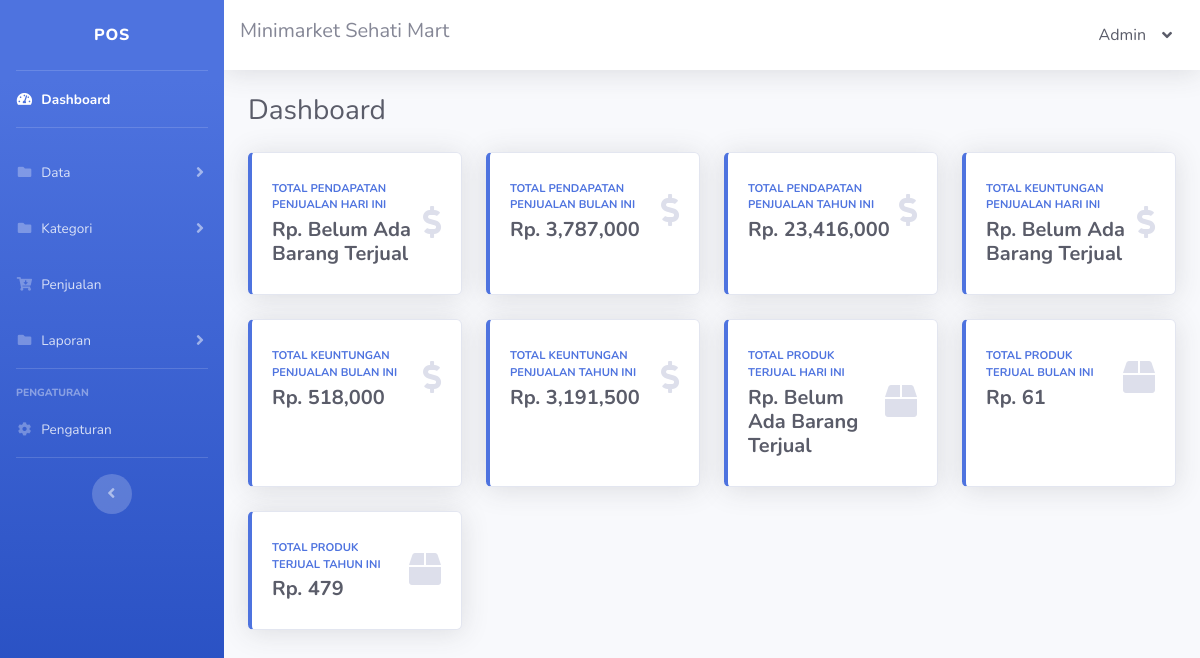
The app's page /index.php (signed in) with its own data.
### tables this page shows
CREATE TABLE `tbl_pengaturan` (
  `pengaturan_id` int NOT NULL,
  `pengaturan_nama_sidebar` text NOT NULL,
  `pengaturan_nama_navbar` text NOT NULL,
  `pengaturan_alamat` text NOT NULL,
  `pengaturan_no_hp` varchar(15) NOT NULL
);

CREATE TABLE `tbl_pengguna` (
  `pengguna_id` int NOT NULL,
  `pengguna_nama` text NOT NULL,
  `username` varchar(30) NOT NULL,
  `password` varchar(30) NOT NULL,
  `pengguna_pilihan` varchar(30) NOT NULL
);

### index.php (the view, shortened to what this page needs)
<!DOCTYPE html>
<html lang="en">
<?php
include 'config.php';
$pengaturan = mysqli_query($config, "SELECT * FROM tbl_pengaturan");
$pengaturanData = mysqli_fetch_assoc($pengaturan);
$pengguna = mysqli_query($config, "SELECT * FROM tbl_pengguna WHERE pengguna_id='" . mysqli_real_escape_string($config, $_SESSION['pengguna_id']) . "'");
$penggunaData = mysqli_fetch_assoc($pengguna);
?>
<head>
    <link href="vendor/fontawesome-free/css/all.min.css" rel="stylesheet" type="text/css">
    <link href="css/sb-admin-2.min.css" rel="stylesheet">
</head>
<body id="page-top">
    <div id="wrapper">
        <ul class="navbar-nav bg-gradient-primary sidebar sidebar-dark accordion" id="accordionSidebar">
            <a class="sidebar-brand d-flex align-items-center justify-content-center" href="index.html">
                <div class="sidebar-brand-text mx-3"><?= htmlspecialchars($pengaturanData['pengaturan_nama_sidebar']) ?></div>
            </a>
            <hr class="sidebar-divider my-0">
            <li class="nav-item active">
                <a class="nav-link" href="index.php">
                    <i class="fas fa-fw fa-tachometer-alt"></i>
                    <span>Dashboard</span></a>
            </li>
            <hr class="sidebar-divider">
            <li class="nav-item">
                <a class="nav-link collapsed" href="#" data-toggle="collapse" data-target="#collapseTwo" aria-expanded="true" aria-controls="collapseTwo">
                    <i class="fas fa-fw fa-folder"></i>
                    <span>Data</span>
                </a>
            </li>
            <li class="nav-item">
                <a class="nav-link collapsed" href="#" data-toggle="collapse" data-target="#collapseThree" aria-expanded="true" aria-controls="collapseThree">
                    <i class="fas fa-fw fa-folder"></i>
                    <span>Kategori</span>
                </a>
            </li>
            <li class="nav-item">
                <a class="nav-link" href="penjualan.php">
                    <i class="fas fa-fw fa-cart-arrow-down"></i>
                    <span>Penjualan</span></a>
            </li>
            <li class="nav-item">
                <a class="nav-link collapsed" href="#" data-toggle="collapse" data-target="#collapseFour" aria-expanded="true" aria-controls="collapseFour">
                    <i class="fas fa-fw fa-folder"></i>
                    <span>Laporan</span>
                </a>
            </li>
            <hr class="sidebar-divider">
            <div class="sidebar-heading">Pengaturan</div>
            <li class="nav-item">
                <a class="nav-link" href="pengaturan.php">
                    <i class="fas fa-fw fa-cog"></i>
                    <span>Pengaturan</span></a>
            </li>
            <hr class="sidebar-divider d-none d-md-block">
            <div class="text-center d-none d-md-inline">
                <button class="rounded-circle border-0" id="sidebarToggle"></button>
            </div>
        </ul>
        <div id="content-wrapper" class="d-flex flex-column">
            <div id="content">
                <nav class="navbar navbar-expand navbar-light bg-white topbar mb-4 static-top shadow">
                    <h5><?= htmlspecialchars($pengaturanData['pengaturan_nama_navbar']) ?></h5>
                    <ul class="navbar-nav ml-auto">
                        <li class="nav-item dropdown no-arrow">
                            <a class="nav-link dropdown-toggle text-dark" href="#" id="userDropdown" role="button" data-toggle="dropdown" aria-haspopup="true" aria-expanded="false">
                                <?= htmlspecialchars($penggunaData['pengguna_nama']) ?>
                                <i class="ml-3 fas fa-angle-down"></i>
                            </a>
                        </li>
                    </ul>
                </nav>
                <div class="container-fluid">
                    <div class="d-sm-flex align-items-center justify-content-between mb-4">
                        <h1 class="h3 mb-0 text-gray-800">Dashboard</h1>
                    </div>
                    <div class="row">
                        <?php
                        function displayCard($title, $dateFormat, $query, $iconClass)
                        {
                            global $config;
                            $result = mysqli_query($config, $query);
                            $data = mysqli_fetch_assoc($result);
                            $total = $data['total'] ?? "Belum Ada Barang Terjual";
                            $formattedTotal = is_numeric($total) ? number_format($total, 0) : $total;
                            echo "
                                <div class='col-xl-3 col-md-6 mb-4'>
                                    <div class='card border-left-primary shadow h-100 py-2'>
                                        <div class='card-body'>
                                            <div class='row no-gutters align-items-center'>
                                                <div class='col mr-2'>
                                                    <div class='text-xs font-weight-bold text-primary text-uppercase mb-1'>
                                                        $title</div>
                                                    <div class='h5 mb-0 font-weight-bold text-gray-800'>Rp. $formattedTotal</div>
                                                </div>
                                                <div class='col-auto'>
                                                    <i class='fas $iconClass fa-2x text-gray-300'></i>
                                                </div>
                                            </div>
                                        </div>
                                    </div>
                                </div>
                            ";
                        }
                        displayCard('Total Pendapatan Penjualan Hari Ini', 'Y-m-d', "SELECT SUM(total_harga) AS total FROM tbl_transaksi WHERE tgl_wktu_transaksi LIKE '%" . date("Y-m-d") . "%'", 'fa-dollar-sign');
                        displayCard('Total Pendapatan Penjualan Bulan Ini', 'Y-m', "SELECT SUM(total_harga) AS total FROM tbl_transaksi WHERE tgl_wktu_transaksi LIKE '" . date("Y-m") . "%'", 'fa-dollar-sign');
                        displayCard('Total Pendapatan Penjualan Tahun Ini', 'Y', "SELECT SUM(total_harga) AS total FROM tbl_transaksi WHERE tgl_wktu_transaksi LIKE '%" . date("Y") . "%'", 'fa-dollar-sign');
                        displayCard('Total Keuntungan Penjualan Hari Ini', 'Y-m-d', "SELECT SUM(total_harga - total_harga_m) AS total FROM tbl_transaksi WHERE tgl_wktu_transaksi LIKE '" . date("Y-m-d") . "%'", 'fa-dollar-sign');
                        displayCard('Total Keuntungan Penjualan Bulan Ini', 'm/Y', "SELECT SUM(total_harga - total_harga_m) AS total FROM tbl_transaksi WHERE tgl_wktu_transaksi LIKE '%" . date("Y-m") . "%'", 'fa-dollar-sign');
                        displayCard('Total Keuntungan Penjualan Tahun Ini', 'Y', "SELECT SUM(total_harga - total_harga_m) AS total FROM tbl_transaksi WHERE tgl_wktu_transaksi LIKE '%" . date("Y") . "%'", 'fa-dollar-sign');
                        displayCard('Total Produk Terjual Hari Ini', 'd/m/Y', "SELECT SUM(jumlah_item) AS total FROM tbl_transaksi WHERE tgl_wktu_transaksi LIKE '%" . date("Y-m-d") . "%'", 'fa-box');
                        displayCard('Total Produk Terjual Bulan Ini', 'm/Y', "SELECT SUM(jumlah_item) AS total FROM tbl_transaksi WHERE tgl_wktu_transaksi LIKE '%" . date("Y-m") . "%'", 'fa-box');
                        displayCard('Total Produk Terjual Tahun Ini', 'Y', "SELECT SUM(jumlah_item) AS total FROM tbl_transaksi WHERE tgl_wktu_transaksi LIKE '%" . date("Y") . "%'", 'fa-box');
                        ?>
                    </div>
                </div>
            </div>
        </div>
</body>
</html>

### records on screen
tbl_pengaturan: pengaturan_nama_sidebar "POS", pengaturan_nama_navbar "Minimarket Sehati Mart"
tbl_pengguna: pengguna_nama "Admin"

### other values on screen
$formattedTotal "Belum Ada Barang Terjual 3,787,000 23,416,000 Belum Ada Barang Terjual 518,000 3,191,500 Belum Ada Barang Terjual 61 479"
